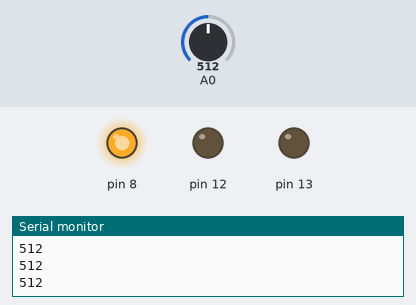
This sketch was run on a simulated Arduino Uno, built with avr-gcc and run on an emulated ATmega328P. On the bench: output pins drawn as LEDs (lit = HIGH), the last lines printed to the serial monitor. The inputs (shaded band) are chosen by the test bench; at power-on: A0 = 512.

Above: at 1.2 s.
1.3 s: A0 set to 416
2.8 s: A0 set to 382
At 3.6 s:
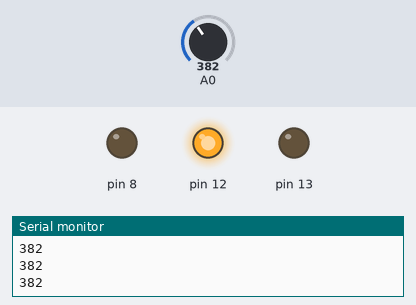
4.3 s: A0 set to 208
5.8 s: A0 set to 193
At 7.0 s:
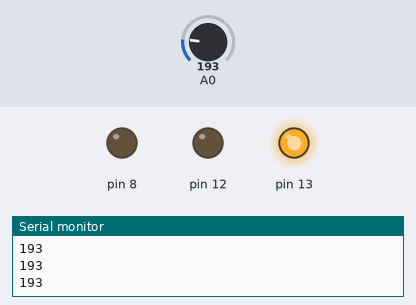
7.3 s: A0 set to 210
At 8.1 s:
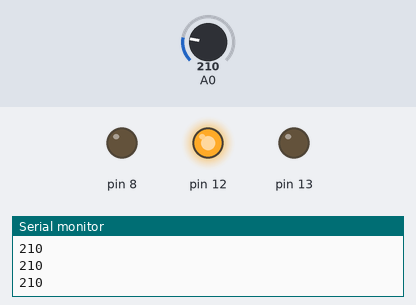
8.8 s: A0 set to 191
At 9.2 s:
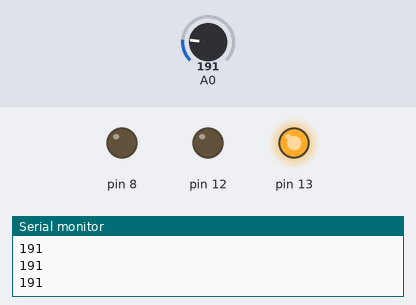
Timing chart, 0 to 11.3 s (numbered marks = the images above; inputs shaded):
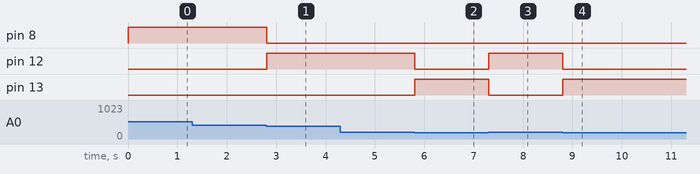

The sketch:

Pottentiometer_led.ino
```cpp
void setup()
{
  // initialize serial communication at 9600 bits per second:
  Serial.begin(9600);
  pinMode(13,OUTPUT);
  pinMode(12,OUTPUT);
  pinMode(8,OUTPUT);
}

// the loop routine runs over and over again forever:
void loop()
{
  // read the input on analog pin 0:
  int sensorValue = analogRead(A0);
  // print out the value you read:
  Serial.println(sensorValue);
  if(sensorValue<=200)
  {
    digitalWrite(13,HIGH);
  }
  else
  {
    digitalWrite(13,LOW);
  }
  if(201<=sensorValue&&sensorValue<=399)
  {
    digitalWrite(12,HIGH);
  }
  else
  {
    digitalWrite(12,LOW);
  }
  if(sensorValue>=400)
  {
    digitalWrite(8,HIGH);
  }
  else
  {
    digitalWrite(8,LOW);
  }
  delay(1);        // delay in between reads for stability
}
```

Measured:
- the behaviour switches between 400 and 399 on A0 (found by bisection; images 0 and 1)
- the behaviour switches between 201 and 200 on A0 (found by bisection; images 1 and 2)
- after the input at 2.8 s, pin 8: HIGH → LOW at once; pin 12: LOW → HIGH at once
- after the input at 5.8 s, pin 12: HIGH → LOW at once; pin 13: LOW → HIGH at once
- after the input at 7.3 s, pin 12: LOW → HIGH at once; pin 13: HIGH → LOW at once
- after the input at 8.8 s, pin 12: HIGH → LOW at once; pin 13: LOW → HIGH at once
